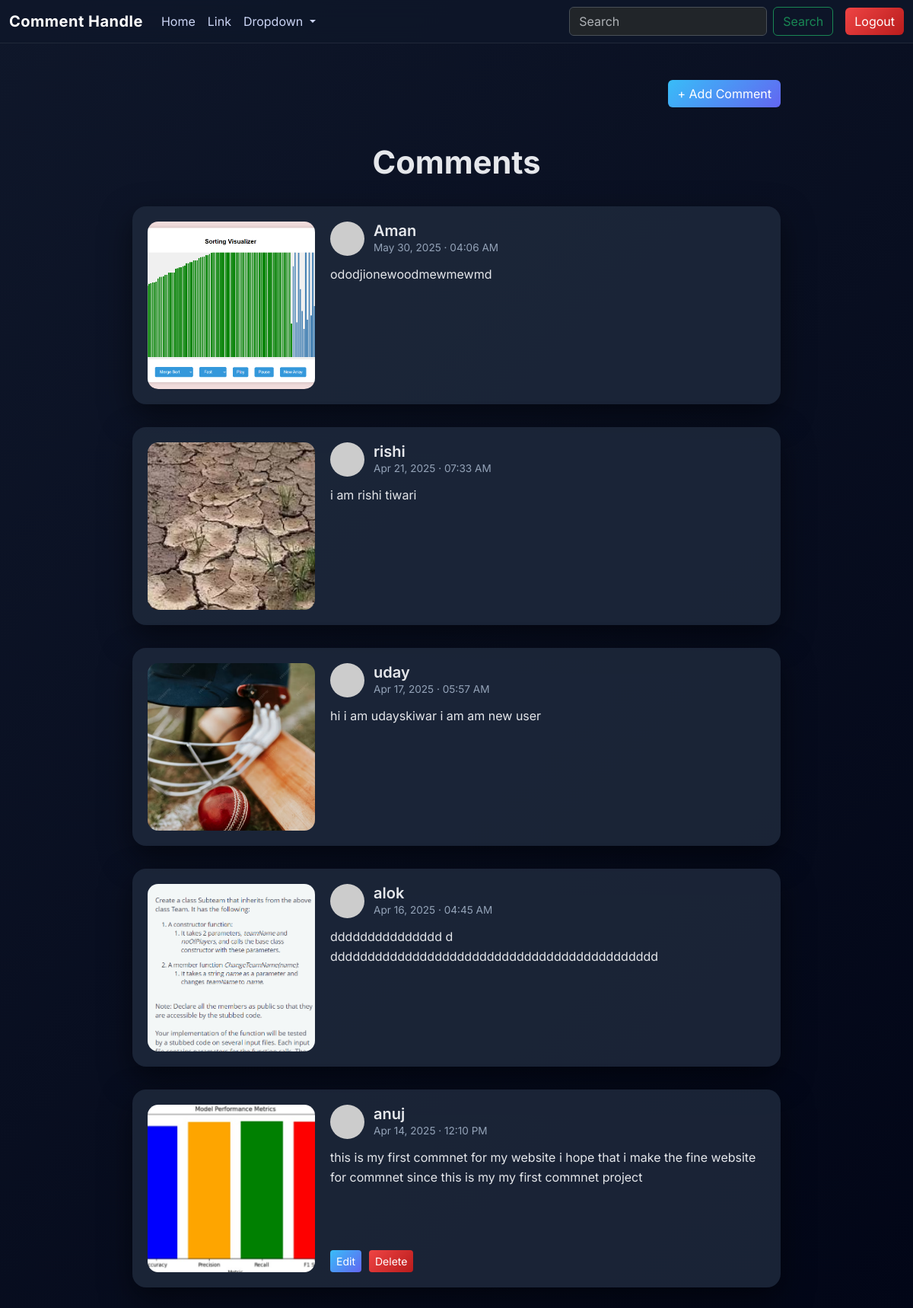
The app's page / (signed in) with its own data.
### comment/models.py (models this page shows, shortened)
class Comment(models.Model):
    user = models.ForeignKey(User,on_delete=models.CASCADE)
    text = models.TextField(max_length=300)
    image = models.ImageField(upload_to="photos" ,  blank=True,null=True)
    created_at  = models.DateTimeField(auto_now_add=True)
    updated_at = models.DateTimeField(auto_now=True)

### comment/views.py (the view)
# urls.py: path('',views.comment_list,name="comment_list"),
def comment_list(request):
    comments = Comment.objects.all().order_by('-created_at')
    return render(request,'comment/comment_list.html',{'comments':comments})

### comment/templates/comment/comment_list.html (shortened to what this page needs)
{% extends "layout.html" %}
{% block content %}
<div class="container comments-container">
    <div class="d-flex justify-content-end mb-4">
        <a href="{% url 'create_comment' %}" class="btn btn-primary">
            + Add Comment
        </a>
    </div>
    <h1 class="page-title">Comments</h1>
    {% for comment in comments %}
    <div class="comment-card-lg">
        {% if comment.image %}
        <img src="{{ comment.image.url }}" class="comment-image-lg">
        {% endif %}
        <div class="comment-content">
            <div class="comment-header">
                <img src="https://i.pravatar.cc/150?img={{ forloop.counter }}">
                <div>
                    <h5>{{ comment.user.username }}</h5>
                    <div class="comment-date">
                        {{ comment.created_at|date:"M d, Y · h:i A" }}
                    </div>
                </div>
            </div>
            <p class="comment-text">
                {{ comment.text }}
            </p>
            {% if comment.user == user %}
            <div class="comment-actions">
                <a href="{% url 'update_comment' comment.id %}" class="btn btn-primary btn-sm">
                    Edit
                </a>
                <a href="{% url 'delete_comment' comment.id %}" class="btn btn-danger btn-sm">
                    Delete
                </a>
            </div>
            {% endif %}
        </div>
    </div>
    {% endfor %}
</div>
{% endblock %}

### templates/layout.html (style rules this page uses)
* { font-family: 'Inter', sans-serif; }
body { background: linear-gradient(135deg, #0f172a, #020617); color: #e5e7eb; min-height: 100vh; }
.page-title { text-align: center; font-size: 2.6rem; font-weight: 700; margin: 3rem 0 2rem; }
.comment-date { font-size: 0.85rem; color: #94a3b8; }
.btn-primary { background: linear-gradient(135deg, #38bdf8, #6366f1); border: none; }
.btn-danger { background: linear-gradient(135deg, #ef4444, #b91c1c); border: none; }
.container { max-width: 900px; }

### comment/templates/comment/comment_list.html (style rules this page uses)
.comments-container { margin-top: 3rem; }
.comment-card-lg { display: flex; gap: 20px; background: rgba(30, 41, 59, 0.85); border-radius: 18px; padding: 20px; margin-bottom: 30px; box-shadow: 0 15px 40px rgba(0,0,0,0.5); transition: transform 0.3s ease, box-shadow 0.3s ease; }
.comment-image-lg { width: 220px; height: 220px; object-fit: cover; border-radius: 14px; }
.comment-content { flex: 1; display: flex; flex-direction: column; }
.comment-header { display: flex; align-items: center; gap: 12px; }
.comment-header img { width: 45px; height: 45px; border-radius: 50%; }
.comment-header h5 { margin: 0; font-weight: 600; }
.comment-date { font-size: 0.85rem; color: #94a3b8; }
.comment-text { margin-top: 12px; color: #e5e7eb; line-height: 1.6; }
.comment-actions { margin-top: auto; display: flex; gap: 10px; }

### records on screen
Comment: image (picture), user.username "Aman", created_at "May 30, 2025 · 04:06 AM", text "ododjionewoodmewmewmd"
Comment: image (picture), user.username "rishi", created_at "Apr 21, 2025 · 07:33 AM", text "i am rishi tiwari"
Comment: image (picture), user.username "uday", created_at "Apr 17, 2025 · 05:57 AM", text "hi i am udayskiwar i am am new user"
Comment: image (picture), user.username "alok", created_at "Apr 16, 2025 · 04:45 AM", text "ddddddddddddddd d dddddddddddddddddddddddddddddddddddddddddddd"
Comment: image (picture), user.username "anuj", created_at "Apr 14, 2025 · 12:10 PM", text "this is my first commnet for my website i hope that i make the fine website for commnet since this is my my first commnet project", shows "Edit"
